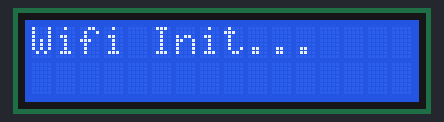
Bench run of a sketch on a simulated ESP32. Parts: 16×2 character LCD. WiFi joins after 1.5 s; servers stay silent unless stated; random numbers use the default seed unless the sketch sets one; what the sketch prints to the serial monitor is not drawn.

Above: at 0.1 s.
At 6.1 s:
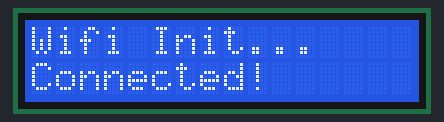
At 7.4 s:
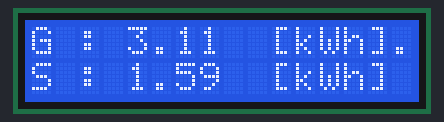
At 21.0 s:
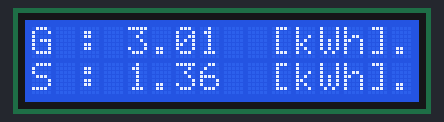
At 26.3 s:
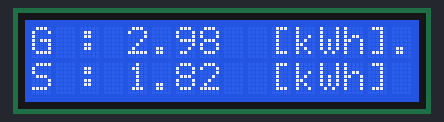
At 35.7 s:
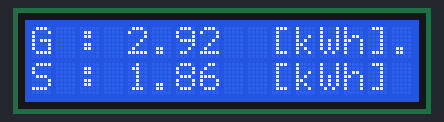

The sketch:

Kepco_1105.ino
```cpp
#include <WiFi.h>
#include <SPI.h>
#include "EmonLib.h"                   // Include Emon Library
#include <LiquidCrystal.h>

LiquidCrystal lcd(3, 4, 10, 11, 12, 13) ;

EnergyMonitor emon1;                   // Create an instance

char ssid[] = "AndroidHotspot7278";     //  연결하실 와이파이 이름
char pass[] = "asdf12333";  // 네트워크 보안키
int status = WL_IDLE_STATUS;
char serverIP[] = "164.125.68.162";
WiFiClient client;

  float power_g ;
  float power_s ;

void setup() {

  Serial.begin(9600);
  lcd.begin(16, 2) ;
  lcd.clear() ;
  //emon1.current(1, 111.1);

  // 현재 아두이노에 연결된 실드를 확인
  if (WiFi.status() == WL_NO_SHIELD) {
    Serial.println("WiFi shield not present");
    // 와이파이 실드가 아닐 경우
    while(true);
  }

 // 와이파이에 연결 시도
  while ( status != WL_CONNECTED) { // 연결이 될 때 까지 반복

    Serial.print("Attempting to connect to WPA SSID: ");
    Serial.println(ssid);
    lcd.clear() ;
    lcd.setCursor(0,0) ;
    lcd.print("Wifi Init...") ;
    // WPA/WAP2 네트워크에 연결
    status = WiFi.begin(ssid, pass);
    delay(3000);
  }

  // 연결에 성공했으면 연결확인 메시지와 연결된 네트워크 정보를 띄운다.
  Serial.print("You're connected to the network");
  lcd.setCursor(0,1) ;
  lcd.print("Connected!") ;
  delay(1000) ;
  printCurrentNet();
  printWifiData();
  lcd.clear() ;
}

void loop() {

  //double Irms = emon1.calcIrms(1480);  // Calculate Irms only

  //Serial.print(Irms*220.0);         // Apparent power
  //Serial.print(" ");
  //Serial.println(Irms);          // Irms

  updatePowerValue() ;

  lcd.setCursor(0,0) ;
  lcd.print("G : ") ;
  lcd.setCursor(4,0) ;
  lcd.print(power_g) ;
  lcd.setCursor(9,0) ;
  lcd.print(" [kWh]");

  lcd.setCursor(0,1) ;
  lcd.print("S : ") ;
  lcd.setCursor(4,1) ;
  lcd.print(power_s) ;
  lcd.setCursor(9,1) ;
  lcd.print(" [kWh]");

  if(client.connect(serverIP,80)){
    Serial.println("Connected 1...");
    client.print("GET /used.php?");
    client.print("e_num=1&");
    client.print("value=");
    client.print(power_g);
    client.println(" HTTP/1.1");
    client.print("Host: ");
    client.println(serverIP);
    client.println("Connection: close");
    client.println();
    client.println();
    Serial.println("Transfer terminated 1");
    lcd.setCursor(15,0) ;
    lcd.print(".") ;
    delay(3000);
  }else{
    delay(1000);
    Serial.println("Connection failed 1");
    delay(2000);
  }
  delay(1000) ;
  client.stop();

  if(client.connect(serverIP,80)){
    Serial.println("Connected 2...");
    client.print("GET /update_c.php?");
    client.print("e_num=1&");
    client.print("cap=");
    client.print(power_s);
    client.println(" HTTP/1.1");
    client.print("Host: ");
    client.println(serverIP);
    client.println("Connection: close");
    client.println();
    client.println();
    Serial.println("Transfer terminated 2");
    lcd.setCursor(15,1) ;
    lcd.print(".") ;
    delay(3000);
  }else{
    delay(1000);
    Serial.println("Connection failed 2");
    delay(000);
  }
  delay(1000);
  client.stop();
  delay(1000) ;
  lcd.clear() ;
}

void updatePowerValue() {
  int power_g_r = random(290, 312) ;
  power_g = power_g_r * (0.01F) ;

  int power_s_r = random(134, 196) ;
  power_s = power_s_r * (0.01F) ;
}

void printWifiData() {
  // WI-FI 실드의 IP를 출력한다.
  IPAddress ip = WiFi.localIP();
    Serial.print("IP Address: ");
  Serial.println(ip);
  Serial.println(ip);

  // MAC어드레스를 출력한다.
  byte mac[6];
  WiFi.macAddress(mac);
  Serial.print("MAC address: ");
  Serial.print(mac[5],HEX);
  Serial.print(":");
  Serial.print(mac[4],HEX);
  Serial.print(":");
  Serial.print(mac[3],HEX);
  Serial.print(":");
  Serial.print(mac[2],HEX);
  Serial.print(":");
  Serial.print(mac[1],HEX);
  Serial.print(":");
  Serial.println(mac[0],HEX);

}

void printCurrentNet() {
  // 접속하려는 네트워크의 SSID를 출력한다.
  Serial.print("SSID: ");
  Serial.println(WiFi.SSID());

  // 접속하려는 router의 MAC 주소를 출력한다.
  byte bssid[6];
  WiFi.BSSID(bssid);
  Serial.print("BSSID: ");
  Serial.print(bssid[5],HEX);
  Serial.print(":");
  Serial.print(bssid[4],HEX);
  Serial.print(":");
  Serial.print(bssid[3],HEX);
  Serial.print(":");
  Serial.print(bssid[2],HEX);
  Serial.print(":");
  Serial.print(bssid[1],HEX);
  Serial.print(":");
  Serial.println(bssid[0],HEX);

  // 수신 신호 강도를 출력한다.
  long rssi = WiFi.RSSI();
  Serial.print("signal strength (RSSI):");
  Serial.println(rssi);

  // 암호화 타입을 출력한다.
  byte encryption = WiFi.encryptionType();
  Serial.print("Encryption Type:");
  Serial.println(encryption,HEX);
  Serial.println();
}
```

Measured:
- what the display in image 1 shows lasts 1.1 s, from 6.1 s to 7.2 s
- what the display in image 3 shows lasts 5.0 s, from 21.0 s to 26.0 s
